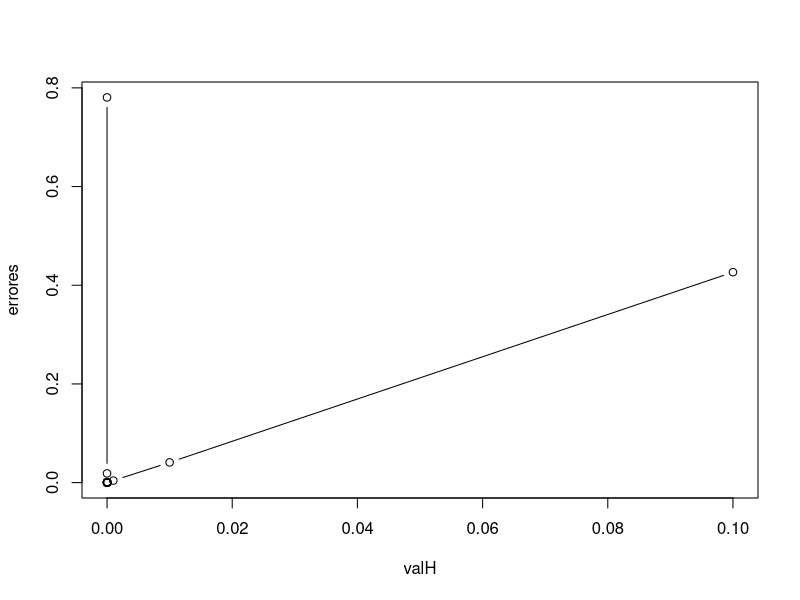

This figure's R source:
## ---- chunk 1
f = function(x){
  return (x*cos(x))
}

print(f(pi))

aproximacionDerivada = function(x0,h){
  result = (f(x0+h)-f(x0))/h
}

hs = c(0.1,0.01,0.001,0.0001,0.00001)

f1=expression(x*cos(x))

fp = D(f1,'x')

g = function(x){eval(fp)}
print(g(1.8))

resultados = c()
error = c()
real = c()
for(i in hs){
resultados = c(resultados,aproximacionDerivada(1.8,i))
  real = c(real,g(1.8))
}

error = resultados - real

tablaResultados <- data.frame(
  "h" = hs,
  "Derivada aprox" = resultados,
  "valor real" = real,
  "error" = error
)

print(tablaResultados)

## ---- chunk 2
aproximacionDerivada2 = function(x0,h){
  result =  1/(2*h)*(-3*f(x0)+4*f(x0+h)-f(x0+2*h))
}

res1 = aproximacionDerivada2(1.8,0.00001)

cat("f'(1.8) = ",res1, "\n")

cat("Error Absoluto = ",abs(res1-real[1]), "\n")

cat("Error relativo = ",abs(res1-real[1])/real[1] *100, "\n")


## ---- chunk 3
aproximacionDerivada3 = function(x0,h){
  result = 1/(2*h)*(-f(x0-h)+f(x0+h))
}

res2 = aproximacionDerivada3(1.8,0.00001)

cat("f'(1.8) = ",res2, "\n")

cat("Error Absoluto = ",abs(res2-real[1]), "\n")

cat("Error relativo = ",abs(res2-real[1])/real[1] *100, "\n")


cat("Diferencia error punto e vs d = ",abs((res1-real[1]) - (res2-real[1])), "\n")

## ---- chunk 4
aproximacionDerivada4 = function(x0,h){
  result = (f(x0-2*h)-8*f(x0-h)+8*f(x0+h)-f(x0+2*h))/(12*h)
}

res3 = aproximacionDerivada4(1.8,0.00001)

cat("f'(1.8) = ",res3, "\n")

cat("Error Absoluto = ",res3-real[1], "\n")

cat("Error relativo = ",abs(res3-real[1])/real[1] *100, "\n")

cat("Diferencia Error punto f v.s d = ",abs((res1-real[1]) - (res3-real[1])), "\n")

cat("Diferencia Error punto f v.s e = ",abs((res2-real[1]) - (res3-real[1])), "\n")

print(abs(res2-real[1])>abs(res3-real[1]))
## ---- chunk 5
aproximacionDerivada4 = function(x0,h){
  result = (f(x0-2*h)-8*f(x0-h)+8*f(x0+h)-f(x0+2*h))/(12*h)
}

res3 = aproximacionDerivada4(1.8,0.00001)

cat("f'(1.8) = ",res3, "\n")

cat("Error Absoluto = ",res3-real[1], "\n")

cat("Error relativo = ",abs(res3-real[1])/real[1] *100, "\n")
## ---- chunk 6
  f2=expression(E/h + (h^2)/6 * M)

  f2p = D(f2,'h')

  g2 = function(x){eval(f2p)}
## ---- chunk 7
library(pracma)
f=function(x) x*exp(x)
r=5.436563656918091
h=0.1

errores = c()
valH = c()

for (i in 1:15){
 d=(f(1+h)-f(1))/h
 e=abs(r-d)
 errores = c(errores,e)
 valH = c(valH,h)
cat(formatC(c(h, r, d, e), width = -20, format = "f", flag = " ",digits
= 15),"\n") 
 h=h/10
}

plot(valH,errores, type = "b")
## ---- chunk 8
h = 0.01
R = 0.142
L = 0.098
i = c(3.1,3.12,3.14,3.18,3.24)

E = function(L,R,h,i){
  d = (-i[1]+8*i[2]-8*i[4]+i[5])/(12*h)
  r = L*d+R*i[3]
  return(r)
}

result = E(L,R,h,i)

cat("Para t = 1.02 el voltaje vale ",result, "\n")

